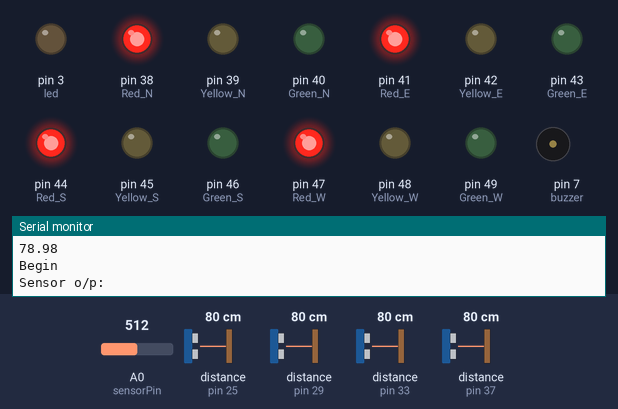
Simulated run of this sketch. Board: Arduino Mega 2560, built with avr-gcc and run on an emulated ATmega2560. On the bench: output pins drawn as LEDs (lit = HIGH), buzzer (waves = sounding), the last lines printed to the serial monitor. Wiring (inferred from the names in the program): 4 × ultrasonic range finder: trigger pin 24, echo pin 25 / trigger pin 28, echo pin 29 / trigger pin 32, echo pin 33 / trigger pin 36, echo pin 37. The inputs (shaded band) are chosen by the test bench; at power-on: A0 (sensorPin) = 512, distance to the obstacle (sensors on pin 25, pin 29, pin 33, pin 37) 80 cm. The echo pulse lasts 58.3 µs per cm; pins used as bus, display or sensor lines are not drawn.

Above: at 1.2 s.
1.3 s: A0 (sensorPin) set to 110
2.8 s: A0 (sensorPin) set to 95
At 3.3 s:
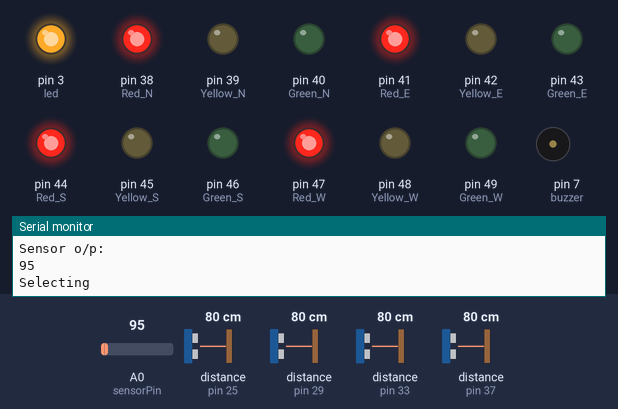
4.3 s: distance to the obstacle (sensor on pin 25) set to 9 cm
5.8 s: distance to the obstacle (sensor on pin 25) set to 6 cm
At 8.0 s:
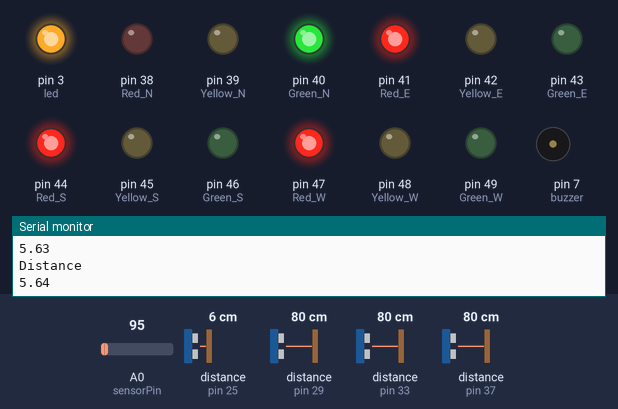
8.3 s: distance to the obstacle (sensor on pin 25) set to 18 cm
At 11.2 s:
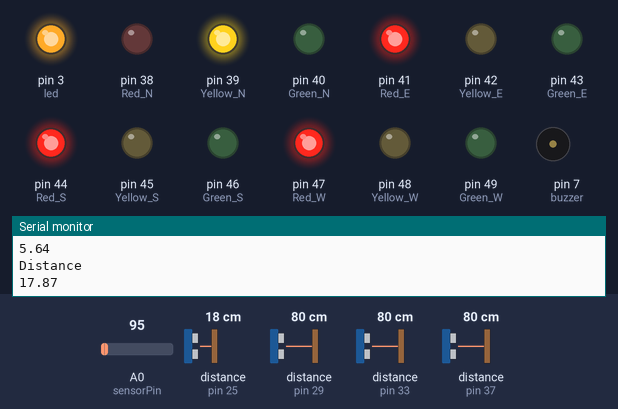
11.3 s: distance to the obstacle (sensor on pin 29) set to 9 cm
14.3 s: distance to the obstacle (sensor on pin 29) set to 6 cm
At 16.9 s:
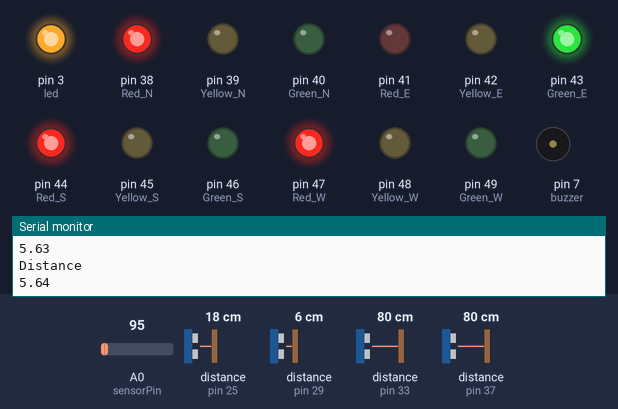
Timing chart, 0 to 53.6 s (numbered marks = the images above; inputs shaded):
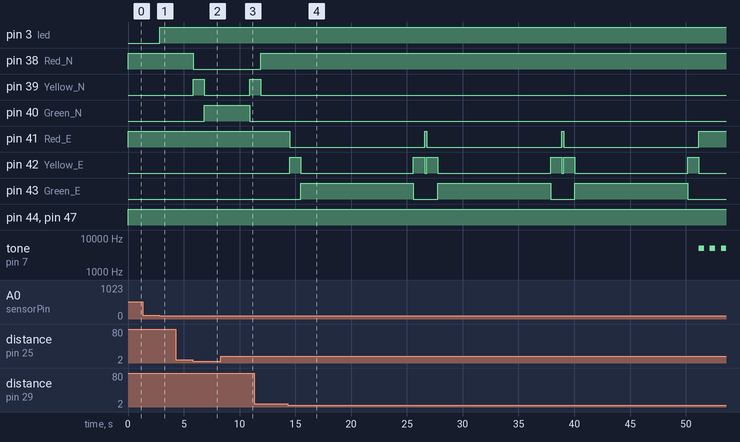

Measured:
- the behaviour switches between 100 and 99 on A0 (sensorPin) (found by bisection; images 0 and 1)
- the behaviour switches between 8 and 7 cm on distance to the obstacle (sensor on pin 25) (found by bisection; images 1 and 2)
- the behaviour switches between 8 and 7 cm on distance to the obstacle (sensor on pin 29) (found by bisection; images 3 and 4)
- after the input at 2.8 s, pin 3 (led): LOW → HIGH at once
- after the input at 5.8 s, pin 38 (Red_N): HIGH → LOW after 0.05 s; pin 39 (Yellow_N): LOW → HIGH after 0.05 s, → LOW 1.0 s later; pin 40 (Green_N): LOW → HIGH after 1.0 s
- after the input at 8.3 s, pin 39 (Yellow_N): LOW → HIGH after 2.6 s; pin 40 (Green_N): HIGH → LOW after 2.6 s
- after the input at 14.3 s, pin 41 (Red_E): alternates HIGH for 0.18 s and LOW for 12.1 s, starting after 0.18 s; pin 42 (Yellow_E): LOW → HIGH after 0.18 s, then repeats every 12.3 s: LOW 10.1 s, HIGH 1.0 s, LOW 0.18 s, HIGH 1.0 s

The sketch:

ATC_Code.ino
```cpp
// PINS

// Trig Pins
const int Trig_North = 24;
const int Trig_East = 28;
const int Trig_South = 32;
const int Trig_West = 36;

// Echo Pins
const int Echo_North = 25;
const int Echo_East = 29;
const int Echo_South = 33;
const int Echo_West = 37;

// Red Lights
const int Red_N = 38;
const int Red_E = 41;
const int Red_S = 44;
const int Red_W = 47;

// Yellow Lights
const int Yellow_N = 39;
const int Yellow_E = 42;
const int Yellow_S = 45;
const int Yellow_W = 48;

// Green Lights
const int Green_N = 40;
const int Green_E = 43;
const int Green_S = 46;
const int Green_W = 49;

const int buzzer = 7;

const int led = 3;

int sensorPin = A0;

// Other Variables
float duration, distance;
int current;
int count = 0;
bool traffic;
int prev = 4;
bool north, east, west, south;
int sensorValue = 0;

void setup() {
  Serial.begin(9600);
  pinMode(Trig_North, OUTPUT);
  pinMode(Trig_East, OUTPUT);
  pinMode(Trig_South, OUTPUT);
  pinMode(Trig_West, OUTPUT);
  pinMode(Echo_North, INPUT);
  pinMode(Echo_East, INPUT);
  pinMode(Echo_South, INPUT);
  pinMode(Echo_West, INPUT);
  pinMode(Red_N, OUTPUT);
  pinMode(Red_E, OUTPUT);
  pinMode(Red_S, OUTPUT);
  pinMode(Red_W, OUTPUT);
  pinMode(Yellow_N, OUTPUT);
  pinMode(Yellow_E, OUTPUT);
  pinMode(Yellow_S, OUTPUT);
  pinMode(Yellow_W, OUTPUT);
  pinMode(Green_N, OUTPUT);
  pinMode(Green_E, OUTPUT);
  pinMode(Green_S, OUTPUT);
  pinMode(Green_W, OUTPUT);
  pinMode(led, OUTPUT);
  pinMode(buzzer, OUTPUT);
}

void loop() {

  Serial.print("Begin\n");


  digitalWrite(Red_N, HIGH);
  digitalWrite(Red_E, HIGH);
  digitalWrite(Red_S, HIGH);
  digitalWrite(Red_W, HIGH);
  delay(20);

  street_Light();

  if (sensorValue < 100) {
    digitalWrite(led, HIGH);
    delayMicroseconds(500);
  }
  else {
    digitalWrite(led, LOW);
  }

  current = Select_Road(prev);
  if (current == 1) {
    traffic = Check_Traffic(Trig_North, Echo_North);
    if (traffic) {
      Lights_North();
      count = count + 1;
    }
    prev = 1;
    return;
  } else if (current == 2) {
    if (Check_Traffic(Trig_East, Echo_East)) {
      Lights_East();
      count = count + 1;
    }
    prev = 2;
  } else if (current == 3) {
    if (Check_Traffic(Trig_South, Echo_South)) {
      Lights_South();
      count = count + 1;
    }
    prev = 3;
  } else if (current == 4) {
    if (Check_Traffic(Trig_West, Echo_West)) {
      Lights_West();
      count = count + 1;
    }
    prev = 4;
  } else {
    return;
  }
  if (count == 4) {
    peds_crossing();
    count = 0;
  }
}

float Check_Traffic(float Trig, float Echo) {
  delay(10);
  digitalWrite(Trig, HIGH);
  delayMicroseconds(10);
  digitalWrite(Trig, LOW);
  float duration_func = pulseIn(Echo, HIGH);
  float distance_func = 0.017 * duration_func;
  Serial.print("Distance\n");
  Serial.print(distance_func);
  Serial.print("\n");
  delay(10);
  if (distance_func <= 7 && distance_func >= 1) {
    return true;
  } else {
    return false;
  }
}

void peds_crossing() {
  for (int i = 0; i <= 10; i++) {
    tone(buzzer, 5000);  // Send 1KHz sound signal...
    delay(500);          // ...for 1 sec
    noTone(buzzer);      // Stop sound...
    delay(500);
  }
}


int Select_Road(int prev) {
  int Current_func;
  Serial.print("Selecting\n");
  if (prev == 4) {
    Current_func = 1;
  } else if (prev == 1) {
    Current_func = 2;
  } else if (prev == 2) {
    Current_func = 3;
  } else if (prev == 3) {
    Current_func = 4;
  }
  return Current_func;
}

void Lights_North() {
  digitalWrite(Red_N, LOW);
  digitalWrite(Yellow_N, HIGH);
  delay(1000);
  digitalWrite(Yellow_N, LOW);
  digitalWrite(Green_N, HIGH);
  for (int i = 2; i <= 10; i += 2) {
    bool now = Check_Traffic(Trig_North, Echo_North);
    delay(2000);
    if (now) {
      continue;
    } else {
      break;
    }
  }
  digitalWrite(Green_N, LOW);
  digitalWrite(Yellow_N, HIGH);
  delay(1000);
  digitalWrite(Red_N, HIGH);
  digitalWrite(Yellow_N, LOW);
}

void Lights_East() {
  digitalWrite(Red_E, LOW);
  digitalWrite(Yellow_E, HIGH);
  delay(1000);
  digitalWrite(Yellow_E, LOW);
  digitalWrite(Green_E, HIGH);
  for (int i = 2; i <= 10; i += 2) {
    bool now = Check_Traffic(Trig_East, Echo_East);
    delay(2000);
    if (now) {
      continue;
    } else {
      break;
    }
  }
  digitalWrite(Green_E, LOW);
  digitalWrite(Yellow_E, HIGH);
  delay(1000);
  digitalWrite(Red_E, HIGH);
  digitalWrite(Yellow_E, LOW);
}

void Lights_South() {
  digitalWrite(Red_S, LOW);
  digitalWrite(Yellow_S, HIGH);
  delay(1000);
  digitalWrite(Yellow_S, LOW);
  digitalWrite(Green_S, HIGH);
  for (int i = 2; i <= 10; i += 2) {
    bool now = Check_Traffic(Trig_South, Echo_South);
    delay(2000);
    if (now) {
      continue;
    } else {
      break;
    }
  }
  digitalWrite(Green_S, LOW);
  digitalWrite(Yellow_S, HIGH);
  delay(1000);
  digitalWrite(Red_S, HIGH);
  digitalWrite(Yellow_S, LOW);
}

void Lights_West() {
  digitalWrite(Red_W, LOW);
  digitalWrite(Yellow_W, HIGH);
  delay(1000);
  digitalWrite(Yellow_W, LOW);
  digitalWrite(Green_W, HIGH);
  for (int i = 2; i <= 10; i += 2) {
    bool now = Check_Traffic(Trig_West, Echo_West);
    delay(2000);
    if (now) {
      continue;
    } else {
      break;
    }
  }
  digitalWrite(Green_W, LOW);
  digitalWrite(Yellow_W, HIGH);
  delay(1000);
  digitalWrite(Red_W, HIGH);
  digitalWrite(Yellow_W, LOW);
}

void street_Light() {
  sensorValue = analogRead(sensorPin);
  Serial.println("Sensor o/p: ");
  Serial.print(sensorValue);
  Serial.print("\n");
}
```
